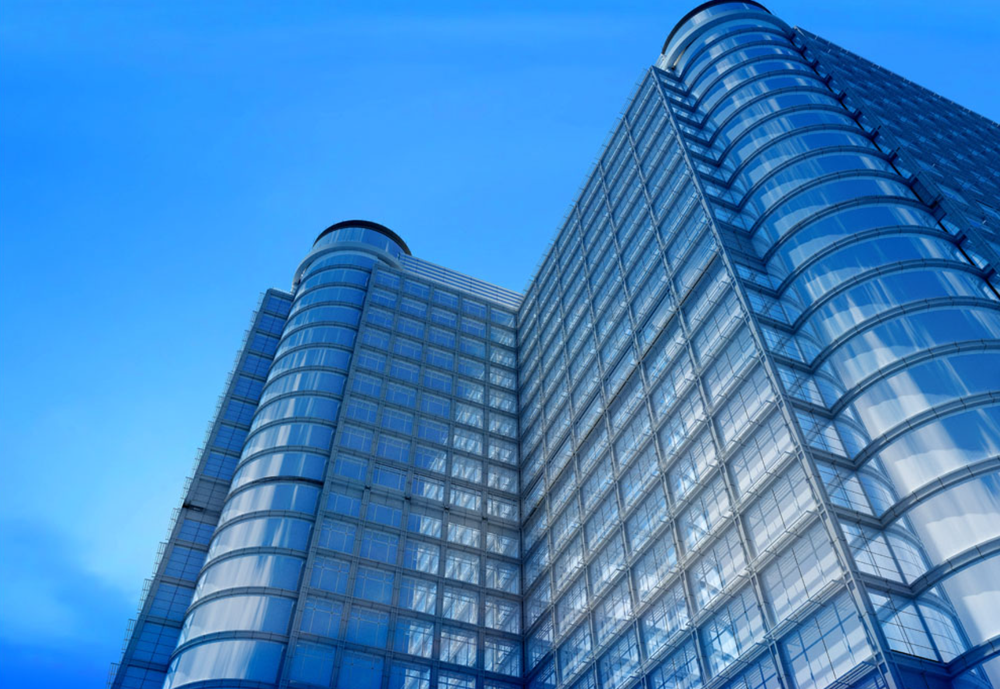
#> input picture img/building.png, 1000 x 689 px, shrunk from 1712 x 1180 before the run
$ python erzhi.py
#> lines starting #> are read from the running program, lines starting #| are printed output that depends on the picture; after the words box and inside, x2 and y2 are one past the last pixel; in counts of white or black regions, pixels touching at a corner belong together
from PIL import Image
import numpy as np
import matplotlib.pyplot as plt

img = np.array(Image.open('img/building.png').convert('L'))
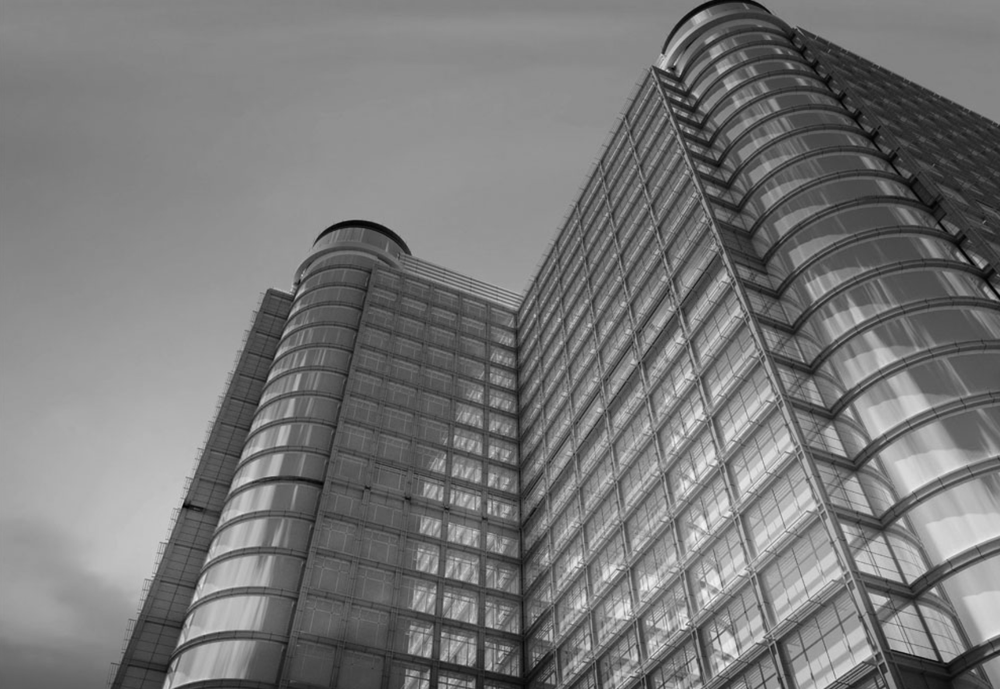
#> img: shape (689, 1000); min 1, max 247, mean 120.5

rows, cols = img.shape
#> rows = 689; cols = 1000
for i in range(rows):
    for j in range(cols):
        if img[i, j] <= 130:
            img[i, j] = 0
        else:
            img[i, j] = 1
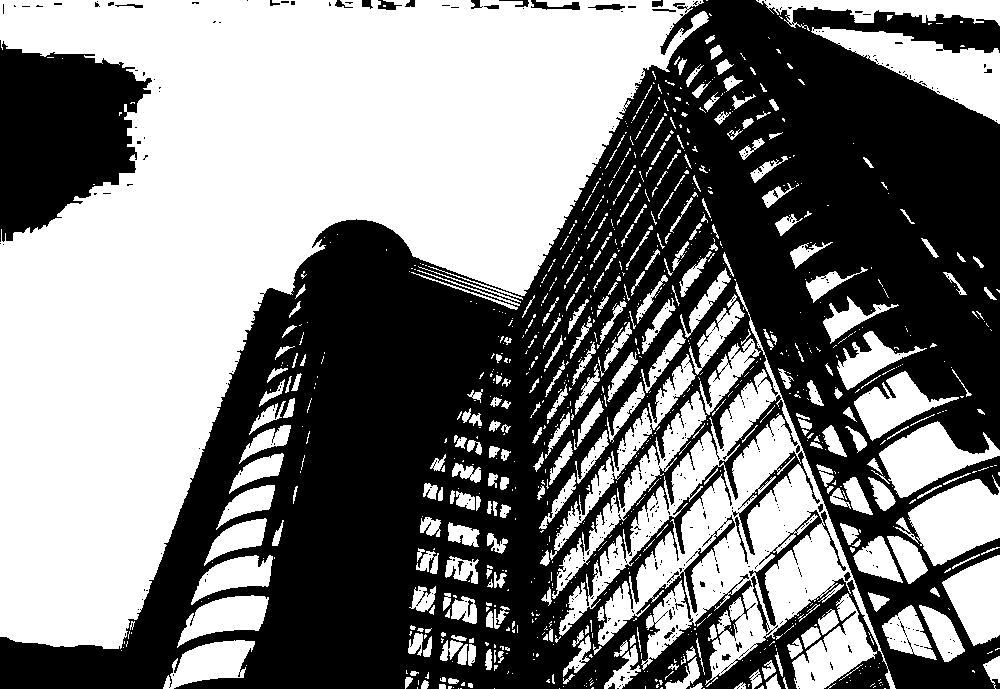
#> img: shape (689, 1000); values 0 (black) and 1 (white), 50.1% white; 477 black regions (443 under 20 px), largest, box (x1, y1, x2, y2) and area: (0, 0, 1000, 689) 317908, (0, 40, 152, 242) 20368, (749, 510, 846, 626) 1252

plt.figure("lena")
plt.imshow(img, cmap='gray')
plt.axis('off')
plt.show()
